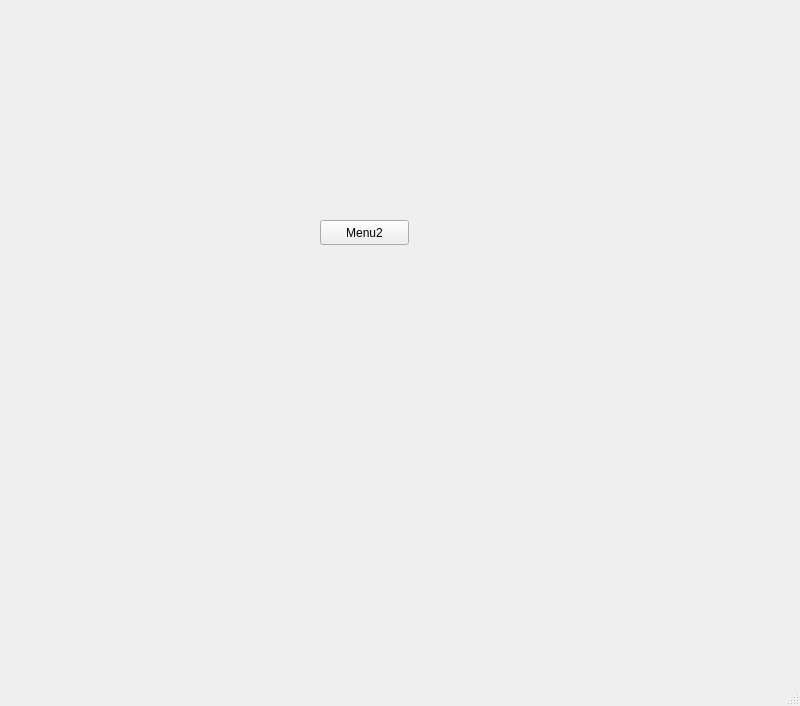
<?xml version="1.0" encoding="UTF-8"?>
<ui version="4.0">
 <class>MainWindow</class>
 <widget class="QMainWindow" name="MainWindow">
  <property name="geometry">
   <rect>
    <x>0</x>
    <y>0</y>
    <width>800</width>
    <height>706</height>
   </rect>
  </property>
  <property name="windowTitle">
   <string>MainWindow</string>
  </property>
  <widget class="QWidget" name="centralwidget">
   <widget class="QPushButton" name="Menu2">
    <property name="geometry">
     <rect>
      <x>320</x>
      <y>220</y>
      <width>89</width>
      <height>25</height>
     </rect>
    </property>
    <property name="cursor">
     <cursorShape>OpenHandCursor</cursorShape>
    </property>
    <property name="text">
     <string>Menu2</string>
    </property>
   </widget>
  </widget>
  <widget class="QMenuBar" name="menubar">
   <property name="geometry">
    <rect>
     <x>0</x>
     <y>0</y>
     <width>800</width>
     <height>22</height>
    </rect>
   </property>
  </widget>
  <widget class="QStatusBar" name="statusbar"/>
 </widget>
 <resources/>
 <connections/>
</ui>
